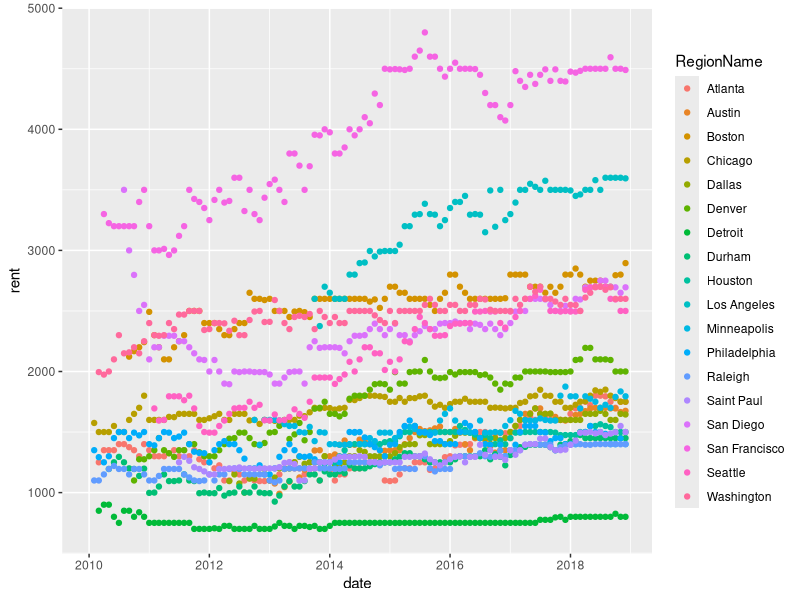
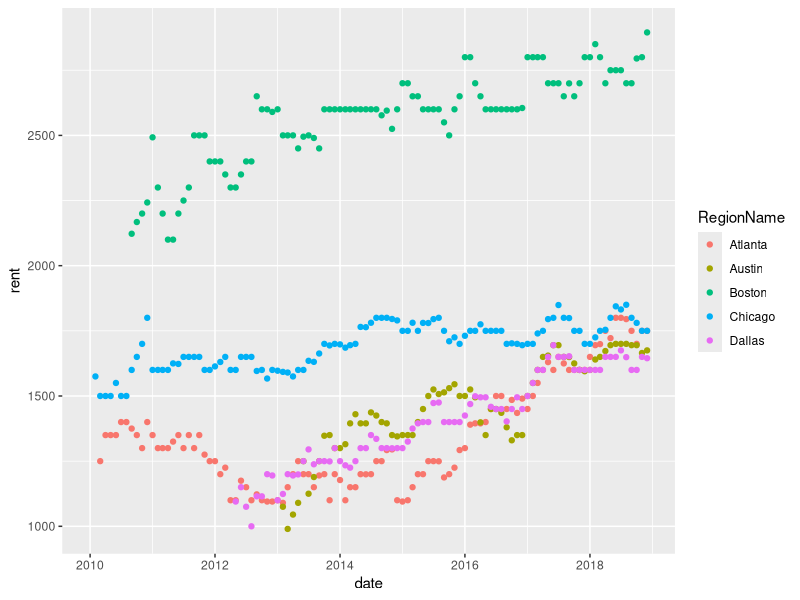
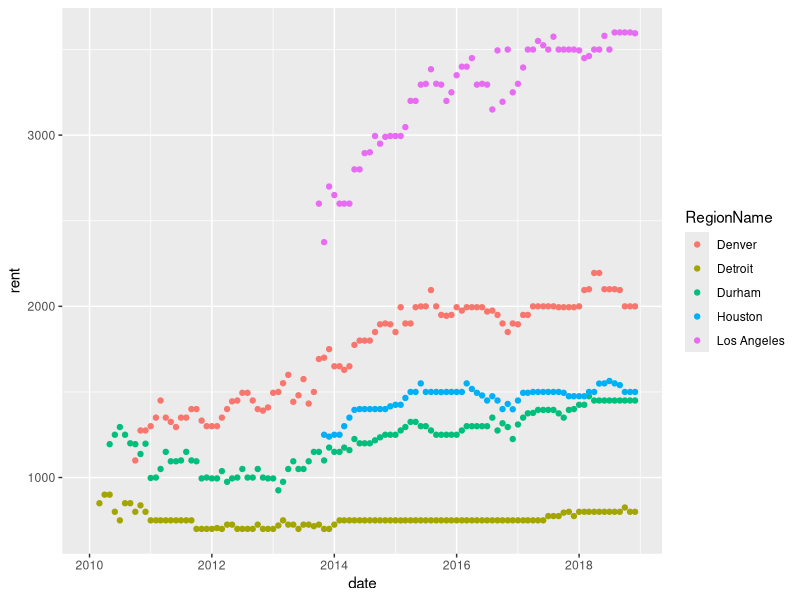
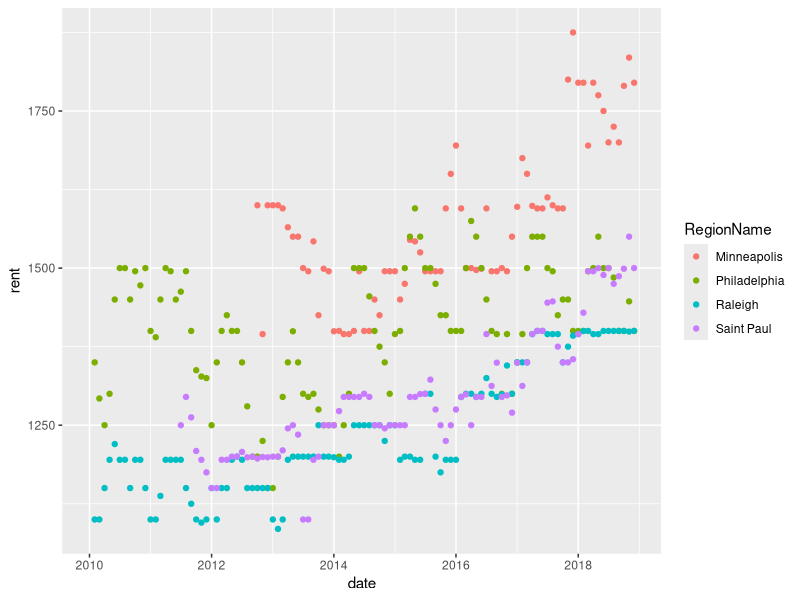
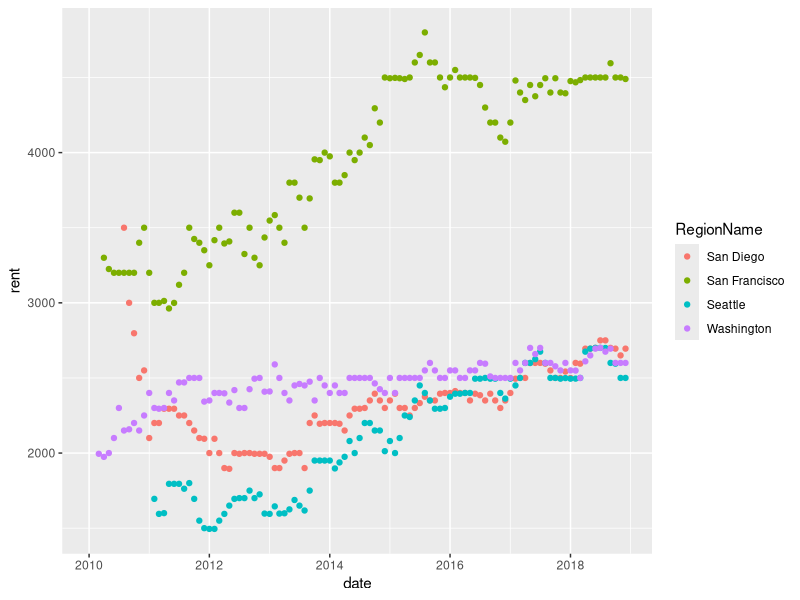

These figures' R source, in order: (Note: this script raises an error after producing the figures.)
library(dplyr)
library(ggplot2)
library(tidyverse)
library(lubridate)

full_rent_df <- read_csv("City_MedianRentalPrice_AllHomes.csv")

city_list <- c("San Francisco","Boston", "Chicago","Los Angeles", "Washington",
               "Seattle","Atlanta", "Austin", "Raleigh", "Durham", "Philadelphia",
               "Dallas", "Denver", "Detroit", "Minneapolis", "Saint Paul", "San Diego",
               "Houston")
#This creates a small tibble of median rent over 20 cities. There are 3 cities with 
#Washington in the title but luckily they are the last two rows in the tibble
rent_tibble <- full_rent_df %>% filter(RegionName  %in% city_list)
#removing last 2 rows in the tibble
rent_tibble <- rent_tibble[1:18, ]

#THIS ONE WORKS YAY!!!!
names(rent_tibble) <-gsub("X","", names(rent_tibble))

#THIS ONE WORKS, I got rid of the . in the column names and replaced them with
#a - to make it fit the ymd() function.  After that instead of doing the 
#overly complicated crap I was doing before I just typed in the names of 
#the columns and truncated = 3 to make it work. Without truncate only a handful
#of column names work and I don't know what is so special about those columns
#as opposed to the rest of the columns. THey all appear to be the same format to me
names(rent_tibble) <-gsub("\\.","-", names(rent_tibble))

#The next line breaks my graphs and the whole script for some reason, Trying something else now
#rent_tibble <- ymd(names(rent_tibble), truncated = 3)

#Now going to try gathering the data so that its more tidy using date as the key
#and rent as the value
Z <- rent_tibble[,-c(2:5)]
Z<- gather(Z, key = "date", value = "rent", - 1)
#I think I made it work I am just using Z and Y as placeholder variables before
#I clean everything up. 
rent_df<-Z[order(Z$RegionName),]

rent_df$date <- ymd(rent_df$date, truncated = 2)


rent_df %>% ggplot(aes(x = date, y = rent, colour = RegionName)) +
  geom_point()

write.csv(rent_df, "excluding_NYC_MedianRentalPrice.csv")
#Graphing the first few cities on their own
rent_df[c(1:540),] %>% ggplot(aes(x = date, y = rent, colour = RegionName)) +
  geom_point()

#Decided that using the excel sheet to find out when the cities ended in the csv
#was simpler then trying to use which and graphing 2 cities at a time. 
rent_df[c(541:1080),] %>% ggplot(aes(x = date, y = rent, colour = RegionName)) +
  geom_point()

rent_df[c(1081:1512),] %>% ggplot(aes(x = date, y = rent, colour = RegionName)) +
  geom_point()

rent_df[c(1513:1944),] %>% ggplot(aes(x = date, y = rent, colour = RegionName)) +
  geom_point()
#This does not work, Need to research further. Something about using multiple | for or statments.  
#I can use one of them to graph 2 cities but more then that it breaks down and I am not sure why
#I know that there is a difference between | and || but I am not sure what
#that difference is or what it means in practical terms. 

#rent_df[which(rent_df$RegionName =="Denver" || 
     #           rent_df$RegionName =="Detroit") || 
    #      rent_df$RegionName =="Durham"||
   #     rent_df$RegionName =="Houston"] %>% 
#  ggplot(aes(x = date, y = rent, colour = RegionName)) +
#  geom_point()

str(rent_df$RegionName)
#Making linear models, starting with Atlanta
Atlanta_lm <- lm(formula = rent ~ date, rent_df, subset = rent_df =="Atlanta",
                 na.action = na.exclude)

rent_df[which(rent_df$RegionName =="Atlanta"),] %>% 
  ggplot(aes(x = date, y = rent, colour = RegionName)) +
  geom_point()


plot(Atlanta_lm) #The residuals are zero across the graph, that can't be right
summary(Atlanta_lm)








#rent_df[ c(1:3),] %>% ggplot(aes(x = date, y = rent, colour = RegionName)) +
#  geom_point()

#Trying to see how to convert my data into something other then a list.
#I think data.table has the answer I am looking for but I can explore that later

#Y <- as.data.frame(Y)
#typeof(Y)
